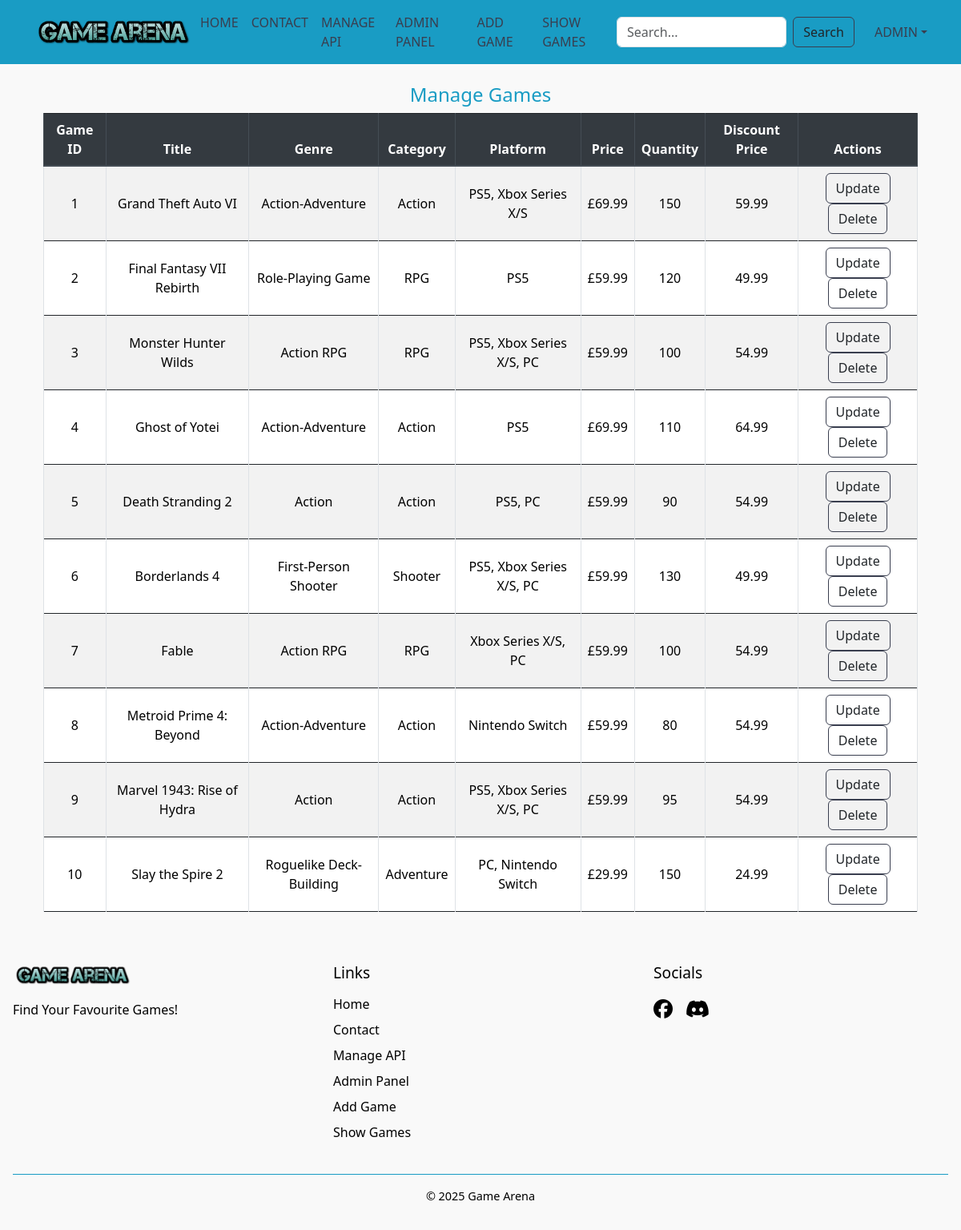
Page /list/ (signed in) on the earlier database version.
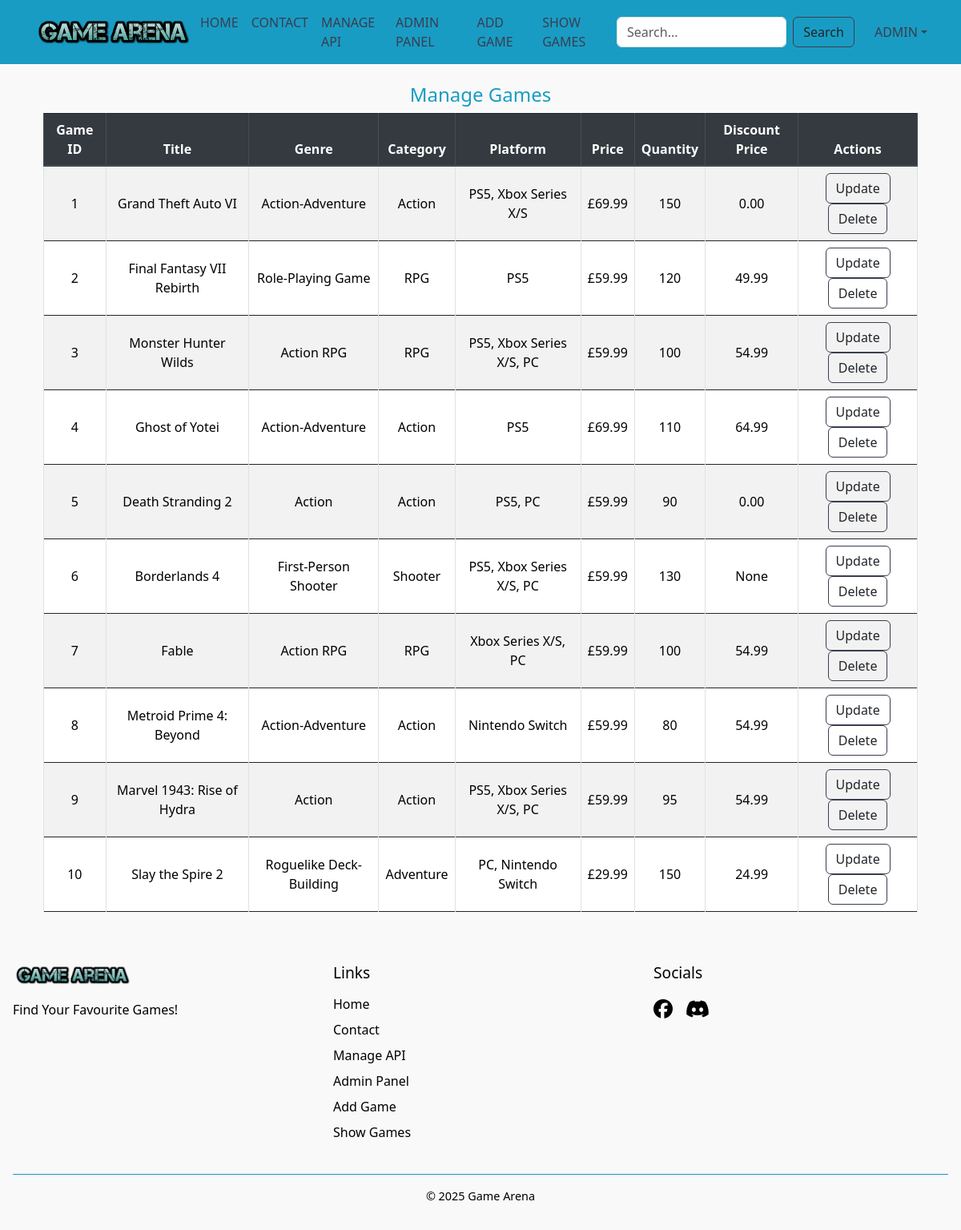
Same page on the later database version.
### gamestore/models.py (models this page shows, shortened)
class Games(models.Model):
    game_id = models.AutoField(primary_key=True)
    game_title = models.CharField(max_length=64)
    game_genre = models.CharField(max_length=64)
    game_category = models.CharField(choices=CATEGORIES_choices, max_length=10)
    game_platform = models.CharField(max_length=64)
    game_price = models.DecimalField(max_digits=7, decimal_places=2)
    game_quantity = models.IntegerField()
    game_discount_price = models.DecimalField(max_digits=7, decimal_places=2, null=True, blank=True)
    game_description = models.TextField()
    image_url = models.ImageField(upload_to='static/images/', default="static/images/default.png")
    slug = models.SlugField()

### gamestore/views.py (the view)
# urls.py: path('list/', views.game_list_view, name="game_list"),
@login_required(login_url='/login/')
@user_passes_test(is_admin_or_mod)
def game_list_view(request):
    games = Games.objects.all()
    return render(request, 'crud/game_list.html', {'games': games})

### gamestore/views.py (called while the page is built)
def is_admin_or_mod(user):
    return user.is_authenticated and (user.is_staff or user.is_superuser)

### gamestore/templates/crud/game_list.html (shortened to what this page needs)
{% extends 'crud/layout.html' %}
{% block content %}
  <h1 class="text-center">Manage Games</h1>
  <div class="container">
    <div class="d-none d-md-block">
      <div class="table-responsive">
        <table class="table table-bordered table-striped text-center">
          <thead class="thead-dark">
            <tr>
              <th>Game ID</th>
              <th>Title</th>
              <th>Genre</th>
              <th>Category</th>
              <th>Platform</th>
              <th>Price</th>
              <th>Quantity</th>
              <th>Discount Price</th>
              <th>Actions</th>
            </tr>
          </thead>
          <tbody>
            {% for game in games %}
              <tr>
                <td>{{ game.game_id }}</td>
                <td>{{ game.game_title }}</td>
                <td>{{ game.game_genre }}</td>
                <td>{{ game.game_category }}</td>
                <td>{{ game.game_platform }}</td>
                <td>£{{ game.game_price }}</td>
                <td>{{ game.game_quantity }}</td>
                <td>{{ game.game_discount_price }}</td>
                <td>
                  <a href="{% url 'game_update' game.game_id %}" class="btn btn-outline-dark btn-upd">Update</a>
                  <a href="{% url 'game_delete' game.game_id %}" class="btn btn-outline-dark btn-del">Delete</a>
                </td>
              </tr>
            {% endfor %}
          </tbody>
        </table>
      </div>
    </div>
  </div>
{% endblock %}

Differences in the rows shown:
changed Games "Grand Theft Auto VI": game_discount_price "59.99" → "0.00"
changed Games "Death Stranding 2": game_discount_price "54.99" → "0.00"
changed Games "Borderlands 4": game_discount_price "49.99" → "None"
